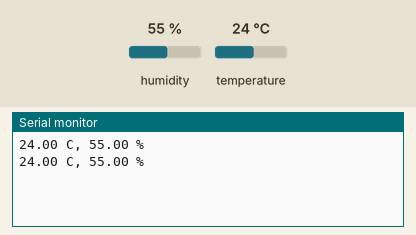
Simulated run of this sketch. Board: Arduino Uno, built with avr-gcc and run on an emulated ATmega328P. Shown: the last lines printed to the serial monitor. The test bench sets the inputs (shaded band); at power-on: humidity 55 %, temperature 24 °C.

Above: at 2.8 s.
2.9 s: humidity set to 22 %
At 5.3 s:
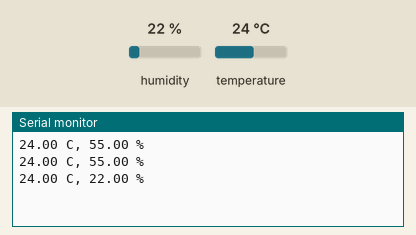
5.6 s: temperature set to 12 °C
At 6.5 s:
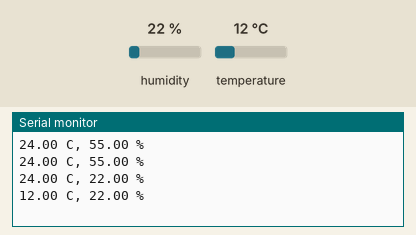
8.3 s: humidity set to 40 %
At 11.3 s:
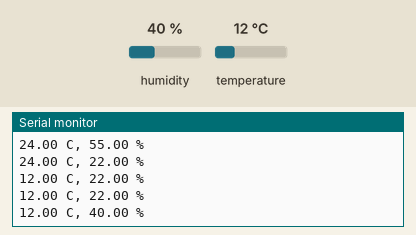
Timing chart, 0 to 12.8 s (numbered marks = the images above; inputs shaded):
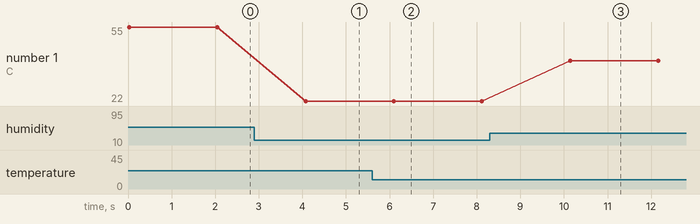

The sketch:

DHT.ino
```cpp
#include <DHT.h>
DHT dht(2, DHT11);
void setup() { Serial.begin(9600); dht.begin(); }
void loop() {
  float t = dht.readTemperature(), h = dht.readHumidity();
  Serial.print(t); Serial.print(" C, "); Serial.print(h); Serial.println(" %");
  delay(2000);
}
```

Measured:
- after the input at 2.9 s, the serial monitor: prints a new line after 1.2 s (image 1)
- after the input at 5.6 s, the serial monitor: prints a new line after 0.50 s (image 2)
- after the input at 8.3 s, the serial monitor: prints a new line after 1.8 s (image 3)
- plotted number 1: 55 → 22 after the input at 2.9 s, 22 → 40 after the input at 8.3 s
